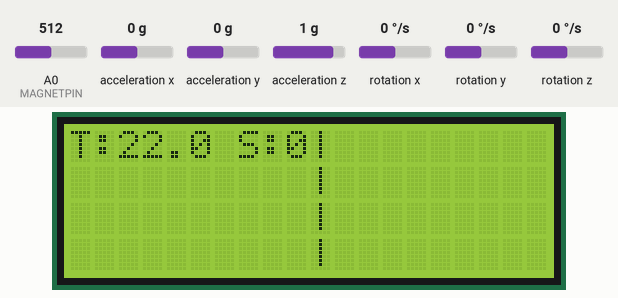
Simulated run of this sketch. Board: Arduino Uno, built for the host (arithmetic inside an expression is 32-bit, double 64-bit). Shown: 20×4 character LCD. Wiring (inferred from the names in the program): MPU-6050 motion sensor at I2C address 0x68. Inputs (shaded band) come from the test bench; at power-on: A0 (MAGNETPIN) = 512, acceleration x 0 g, acceleration y 0 g, acceleration z 1 g, rotation x 0 °/s, rotation y 0 °/s, rotation z 0 °/s. Storage starts empty.

Above: at 1.6 s.
1.7 s: A0 (MAGNETPIN) set to 716
At 3.4 s:
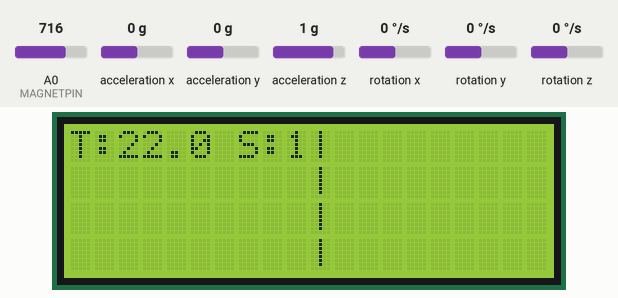
Timing chart, 0 to 4.9 s (numbered marks = the images above; inputs shaded):
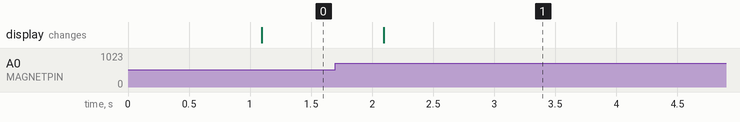

The sketch:

datalogger.ino
```cpp
#include <Wire.h>
#include <SPI.h>
#include <SD.h>
#include <LiquidCrystal_I2C.h>
#include "Timer.h"
Timer t;
String dataString = "";

LiquidCrystal_I2C lcd(0x27, 2, 1, 0, 4, 5, 6, 7, 3, POSITIVE); //I2C display at adres 0x27

boolean engineRunning = false;

int analogMagnet;
int MAGNETPIN = 0;
int defaultMagnet;

const int MPU=0x68;  // I2C address of the MPU-6050
int16_t AcX,AcY,AcZ,Tmp,GyX,GyY,GyZ;
float ambientTemperature;

const int SECTORS = 2;  //Sector 0,1,2
const int LAPS = 4;    //laps to keep so they can be displayed.

//Two arrarys who will be used as queues.
unsigned long laptimes[LAPS+2];    //4+2
unsigned long sectortimes[SECTORS+1];
int laptimesFirst = 0;    //location where next value will be written to.
int laptimesLast = 0;     //location of last item in queue.
int laptimesSaved = 0;    //to keep track of wich items are already saved. (= written to SD card)
int sectortimesFirst = 0; //sectortimes get cleared every lap, so a queue is not needed.
int sectortimesSaved = 0;
int currentLap = 0;       //Current sector can be determined from sectortimesLast and First.
int currentSector = 0;
int lapsToDisplay;
unsigned long laptime;
unsigned long sectortime;


unsigned long startTime;    //used in stopwatch(), to keep track of time
unsigned long elapsedTime;
boolean magnetState;
boolean previousMagnetState = false;
boolean stopwatchRunning = false;


void setup(){
  Wire.begin();

  Wire.beginTransmission(MPU);
  Wire.write(0x6B);      // PWR_MGMT_1 register
  Wire.write(0);         // set to zero (wakes up the MPU-6050)
  Wire.endTransmission(true);

  Wire.beginTransmission(MPU);
  Wire.write(0x1B);      //GYRO_CONFIG register
  Wire.write(0);         //0: 250°/S, 8: 500°/S, 16: 1000°/S, 24: 2000°/S
  Wire.endTransmission(true);

  Wire.beginTransmission(MPU);
  Wire.write(0x1C);     //ACCEL_CONFIG register
  Wire.write(8);        //0: 2G, 8: 4G, 16: 8G, 24: 16G
  Wire.endTransmission(true);

  lcd.begin(20,4);
  lcd.backlight();
  lcd.clear();

  int timerId;
  timerId = t.every(1000, updateDisplay);

  if(!SD.begin())
    error("SD card failed");
  calibrate();
}

void loop(){
    updateTimeTables();     //needs to run as fast as possible because stopwatch() only returns sectortime while driving over a magnet strip.
    updateAccelerometer();
    saveData();
    t.update();

}

void calibrate(){
  //Determine default magnet value, dismiss first values.
  for(int i=0; i<100; i++)
   defaultMagnet = analogRead(MAGNETPIN);
  defaultMagnet = 0;
  for(int i=0; i<50;i++)
    defaultMagnet += analogRead(MAGNETPIN);
  defaultMagnet = defaultMagnet / 50;

}

//Displays the error message and goes into an infinite delay(), reset needed.
void error(String message){
  lcd.clear();
  lcd.setCursor(0,0);
  lcd.print(message);
  while(1)
    delay(1000);
}

//Saves the current data to the SD card.
void saveData(){
  dataString = "";
  dataString += (String)millis();
  dataString += ",";
  dataString += (String)ambientTemperature;
  dataString += ",";
  dataString += (String)AcX;
  dataString += ",";
  dataString += (String)AcY;
  dataString += ",";
  dataString += (String)AcZ;
  dataString += ",";
  dataString += (String)GyX;
  dataString += ",";
  dataString += (String)GyY;
  dataString += ",";
  dataString += (String)GyZ;
  dataString += ",";
  dataString += (String)currentLap;
  dataString += ",";
  dataString += (String)currentSector;
  dataString += ",";

  if(sectortimesSaved != sectortimesFirst){        //There is a cell (sector) that is not yet saved.
    dataString += (String)sectortimes[sectortimesSaved];
    sectortimesSaved = sectortimesSaved + 1;
  }
  dataString += ",";
  if(laptimesSaved != laptimesFirst){              //Easier than "if the distance between Saved and First > 1".
    dataString += (String)laptimes[laptimesSaved];
    laptimesSaved = (laptimesSaved+1)%(LAPS+2);
  }

  File dataFile = SD.open("datalog.txt", FILE_WRITE);
  if (dataFile) {
    dataFile.println(dataString);
    dataFile.close();
  }
  else {
    error("can't open file");
  }
}


//updates Accleration, Gyro and temperature values over I2C.
void updateAccelerometer(){
    Wire.beginTransmission(MPU);
    Wire.write(0x3B);  // starting with register 0x3B (ACCEL_XOUT_H)
    Wire.endTransmission(false);
    Wire.requestFrom(MPU,14,true);  // request a total of 14 registers
    AcX=Wire.read()<<8|Wire.read();  // 0x3B (ACCEL_XOUT_H) & 0x3C (ACCEL_XOUT_L)
    AcY=Wire.read()<<8|Wire.read();  // 0x3D (ACCEL_YOUT_H) & 0x3E (ACCEL_YOUT_L)
    AcZ=Wire.read()<<8|Wire.read();  // 0x3F (ACCEL_ZOUT_H) & 0x40 (ACCEL_ZOUT_L)
    Tmp=Wire.read()<<8|Wire.read();  // 0x41 (TEMP_OUT_H) & 0x42 (TEMP_OUT_L)
    GyX=Wire.read()<<8|Wire.read();  // 0x43 (GYRO_XOUT_H) & 0x44 (GYRO_XOUT_L)
    GyY=Wire.read()<<8|Wire.read();  // 0x45 (GYRO_YOUT_H) & 0x46 (GYRO_YOUT_L)
    GyZ=Wire.read()<<8|Wire.read();  // 0x47 (GYRO_ZOUT_H) & 0x48 (GYRO_ZOUT_L)

    ambientTemperature = Tmp/340.00+34.53;
}


//Writes current data to the display.
void updateDisplay(){

    lcd.print(" ");
    lcd.setCursor(0,0);
    lcd.print("T:");
    lcd.print(ambientTemperature);
    if(ambientTemperature < 10);
    lcd.print(" ");

    lcd.setCursor(6,0);
    lcd.print(" S:");
    lcd.print((currentSector + 1) * stopwatchRunning);

    for(int i=0;i<4;i++){
      lcd.setCursor(10,i);
      lcd.print("|");
    }

    lapsToDisplay = 0;    //if laptimesFirst == laptimesLast then there are no laps to display, the two following if() clauses will be skipped so lapsToDisplay remains 0.
    if(laptimesFirst > laptimesLast)
      lapsToDisplay = laptimesFirst - laptimesLast;
    if(laptimesFirst < laptimesLast)
      lapsToDisplay = (LAPS + 2) - (laptimesLast - laptimesFirst);
    if(lapsToDisplay > LAPS)
      laptimesLast = (laptimesLast+1)%(LAPS+2);


    unsigned long timeCopy;
    int minutes, seconds, milliseconds;
    for(int j=lapsToDisplay; j > 0; j--){
      timeCopy = laptimes[(laptimesLast + j - 1)%(LAPS+2)];
      milliseconds = (int) ((timeCopy) % 1000u);
      seconds = (int) ((timeCopy / 1000u) % 60u);
      minutes = (int) ((timeCopy / (1000u*60u)) % 60u);

      lcd.setCursor(11,lapsToDisplay - j);
      if(minutes<10)
        lcd.print(0);
      lcd.print(minutes);
      lcd.print(":");
      if(seconds<10)
        lcd.print(0);
      lcd.print(seconds);

      lcd.print(".");
      if(milliseconds<100)
        lcd.print(0);
      if(milliseconds<10)
        lcd.print(0);
      lcd.print(milliseconds);
    }
}


//returns true if currently passing a magnet strip
boolean passingMagnet(){
    analogMagnet = analogRead(MAGNETPIN);    //No field: 506-510
    if(analogMagnet > (defaultMagnet + 1) or analogMagnet < (defaultMagnet - 1))
      return true;
    else
      return false;
}

//Returns time passed between magnet strips while passing magnet strip, else returns 0
unsigned long stopwatch(){
  magnetState = passingMagnet();
  if(magnetState == false && previousMagnetState == true){
    previousMagnetState = magnetState;
    return 0;
  }
  else if(magnetState == true && previousMagnetState == false && stopwatchRunning == false){
    //Detects rising edge, if true then passed a magnetstrip while clock is not running - start clock
   startTime = millis();
   stopwatchRunning = true;
   previousMagnetState = magnetState;
   return 0;
  }
  else if(magnetState == true && previousMagnetState == false && stopwatchRunning == true){
    //Detects rising edge, if true then passed a magnetstrip while clock is running - return elapsed time and restart clock
    elapsedTime = millis() - startTime;
    startTime = millis();
    previousMagnetState = magnetState;
    return elapsedTime;
  }

  else if(magnetState == true && previousMagnetState == true && stopwatchRunning == true){
    return elapsedTime;
  }
  else{
    return 0; // no magnet strip passed
  }
}


void updateTimeTables(){
  sectortime = stopwatch();

   if(sectortimesFirst==SECTORS+1 && sectortimesFirst == sectortimesSaved){  //if we reached the end of the array AND the last sector has been saved.
     currentLap = currentLap + 1;
     sectortimesFirst = 0;
     sectortimesSaved = 0;
     currentSector = sectortimesFirst;

     laptime = 0;
     for(int i=0;i < SECTORS+1;i++){
       laptime += sectortimes[i];
     }
     laptimes[laptimesFirst] = laptime;
     laptimesFirst = (laptimesFirst+1)%(LAPS+2);
  }
  if(sectortime != 0 && sectortimesFirst == 0 && sectortime != sectortimes[SECTORS] && sectortime > 1000){                                  //we cant check sectortime != sectortimes[sectortimesFirst - 1] when sectortimesFirst == 0. (see next if() )
    sectortimes[sectortimesFirst] = sectortime;
    sectortimesFirst ++;
    currentSector = sectortimesFirst;
  }

  if(sectortime != 0  && sectortimesFirst != 0 && sectortime != sectortimes[sectortimesFirst-1] && sectortime > 1000){          //if stopwatch is returning a time that is different from the last one (stopwatch() keeps returning time while passingMagnet() is true) and this time > 300.
    sectortimes[sectortimesFirst] = sectortime;
    sectortimesFirst ++;
    currentSector = sectortimesFirst;
  }


}
```

Measured:
- after the input at 1.7 s, the display: changes after 0.40 s (image 1)
